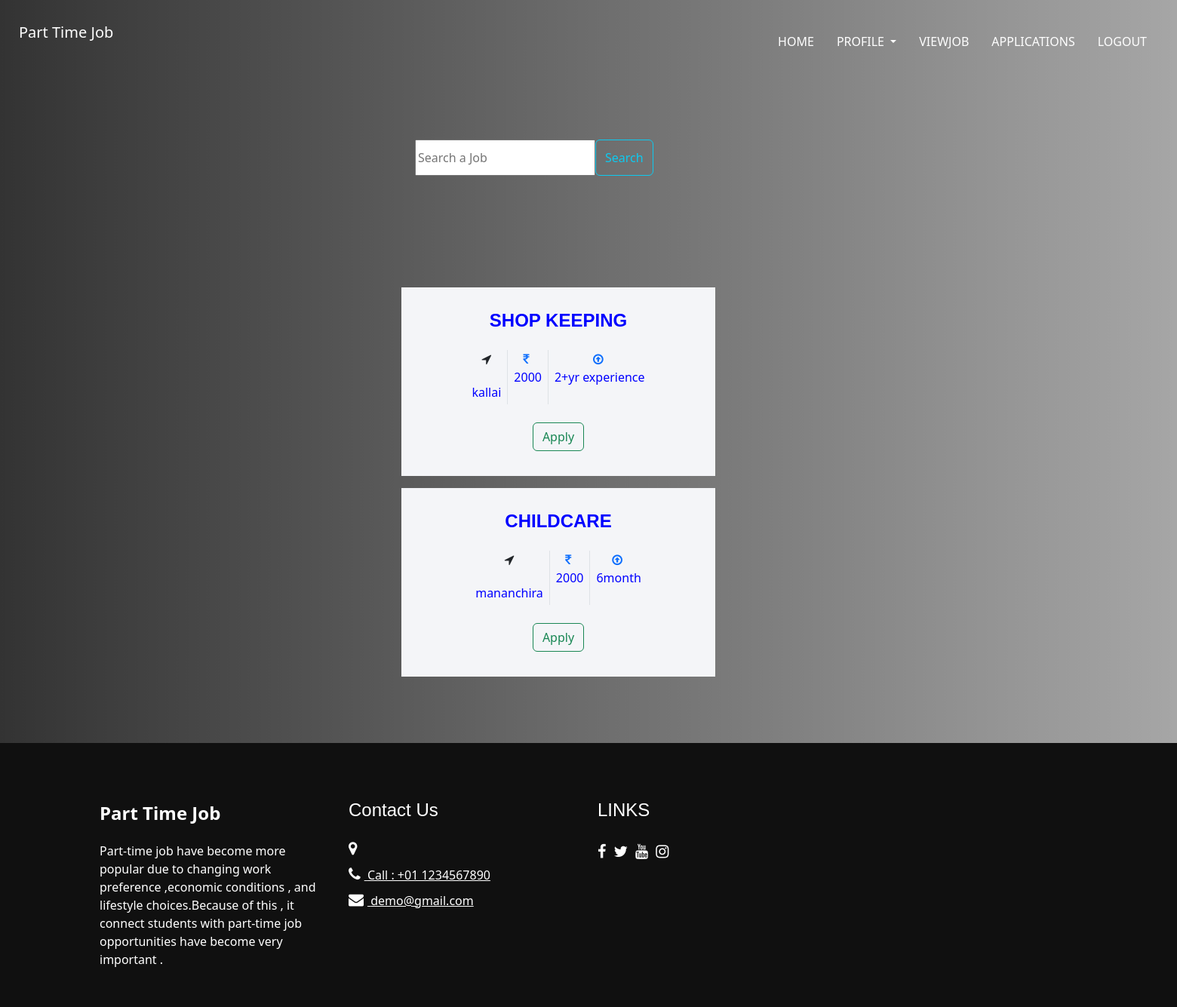
/jobnotapplied (signed in), run on an earlier commit of the app's database.
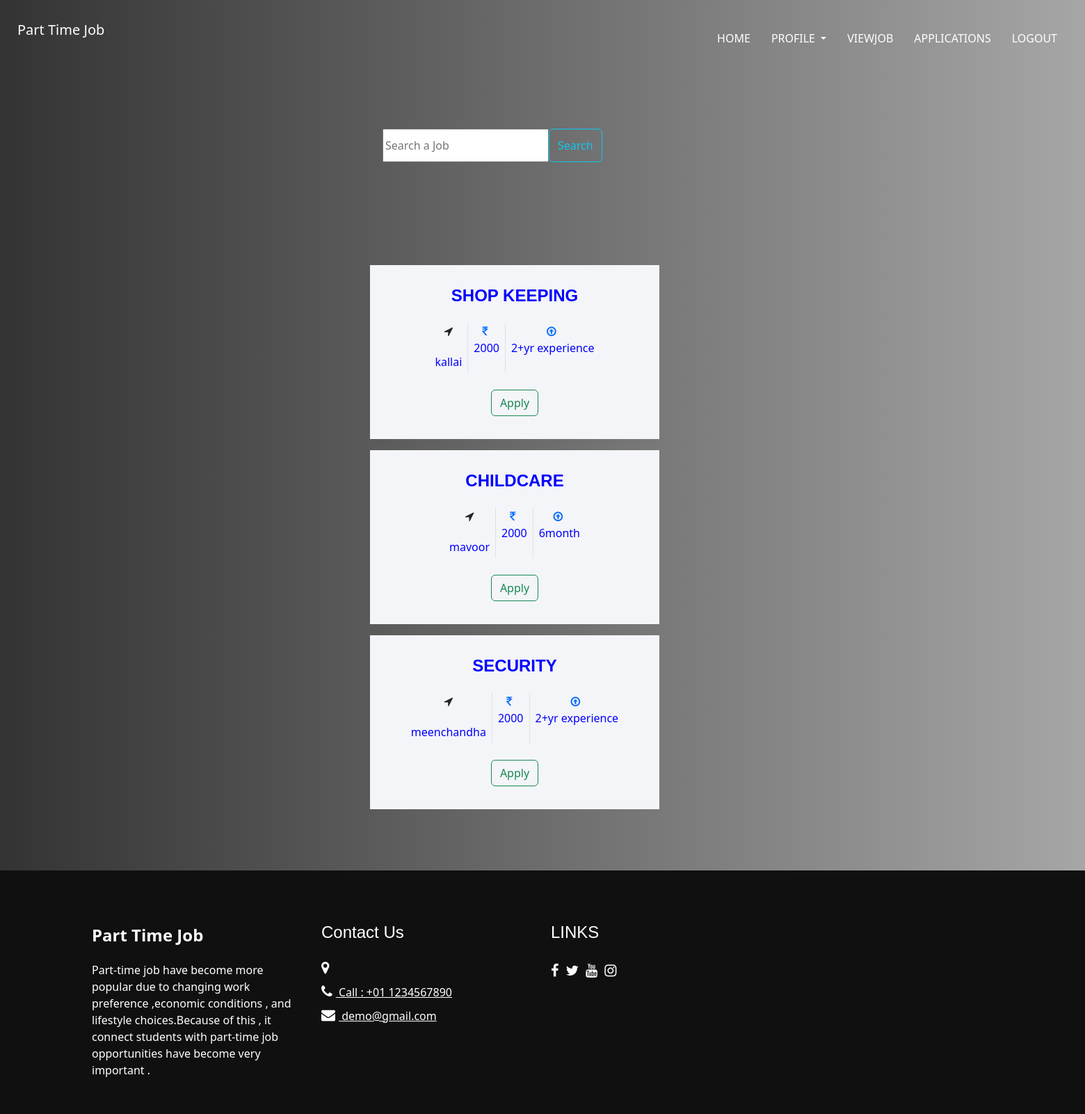
And on a later commit of the database.
### jobportal/models.py (models this page shows, shortened)
class Job(models.Model):
    agency_id=models.ForeignKey(Agency,on_delete=models.CASCADE,null=True)
    jobname=models.CharField(max_length=30,null=True)
    location=models.CharField(max_length=40,null=True)
    salary=models.IntegerField(null=True)
    description=models.CharField(max_length=70,null=True)

### jobportal/views.py (the view)
# urls.py: path('jobnotapplied',views.jobnotapplied,name="jobnotapplied"),
def jobnotapplied(request):
    id = request.session['id']
    login_data = Login1.objects.get(id=id)
    stddet = Student.objects.filter(login_id=login_data)
    applied_data=Application.objects.filter(std_id=stddet,status='approved').values_list('job_id',flat=True)
    data=Job.objects.exclude(application__status='approved')
    return render(request,'student/jobview.html',{'data':data})

### templates/student/jobview.html (shortened to what the changed rows need)
<!DOCTYPE html>
<html>
<head>
  {% load static %}
  <link rel="stylesheet" type="text/css" href="{% static 'css/bootstrap.css' %}" />
   <link href="{% static 'style.css' %}" rel="stylesheet" />
  <link href="{% static 'css/style.scss' %}" rel="stylesheet" />
  <link href="{% static 'css/responsive.css' %}" rel="stylesheet" />
  <link href="{% static 'css/bootstrap.min/bootstrap.min.css' %}" rel="stylesheet" />
  <link href="{% static 'css/style/style.css' %}" rel="stylesheet" />
  <link href="https://cdn.jsdelivr.net/npm/bootstrap@5.3.2/dist/css/bootstrap.min.css" rel="stylesheet">
</head>
<body>
  <div class="hero_area">
<div class="container-fluid py-5" style="margin-left: 400px">
    <div class="container pt- pb-3">
        <div class="row">
            <div class="col-lg-4 col-md-3 mb-2" >
                    {% for i in data %}
                    <div class="rent-item mb-3"  style="height: 250px">
                        <h4 class="text-uppercase mb-4" style="color: blue">{{i.jobname}}</h4>
                        <div class="d-flex justify-content-center mb-4">
                            <div class="px-2">
                                <i class="fa fa-location-arrow text-uppercase mb-4"></i><br>
                                <span style="color: blue">{{i.location}}</span>
                            </div>
                            <div class="px-2 border-left border-right">
                                <i class="fa fa-rupee text-primary mr-1"></i><br>
                                <span style="color: blue">{{i.salary}}</span>
                            </div>
                            <div class="px-2">
                                <i class="fa fa-arrow-circle-o-up text-primary mr-1"></i><br>
                                <span style="color: blue">{{i.description}}</span>
                            </div><br><br><br>
                        </div>
                        <a href="{% url 'job_applications' jobid=i.id %}"><button type="button" class="btn btn-outline-success" >Apply</button></a>
                    </div>
                {% endfor %}
            </div>
        </div>
    </div>
</div>
</body>
</html>

What changed in the data, as far as the page shows it:
changed Job "CHILDCARE": location "mananchira" → "mavoor"
added Job: jobname "SECURITY", location "meenchandha", salary "2000", description "2+yr experience"
